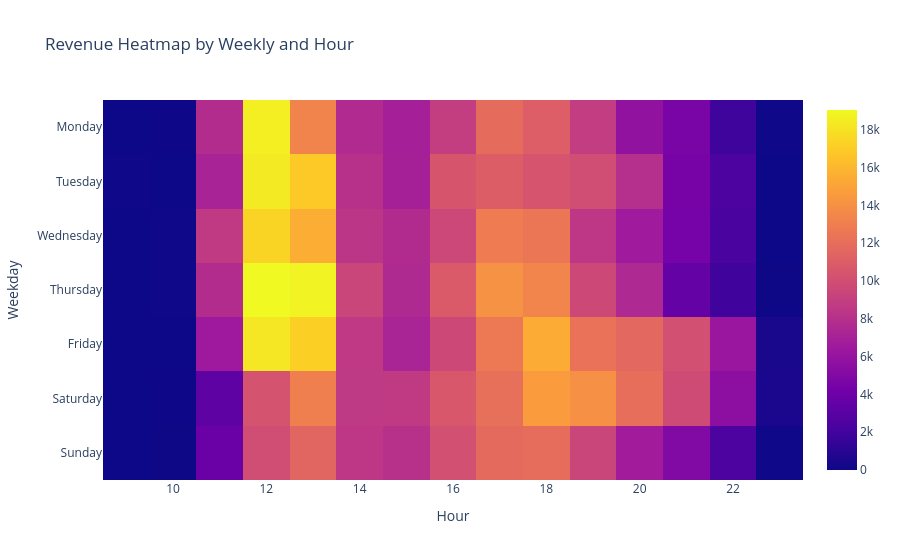

Source (notebook cell):
### Code cell
#visualisation
fig = px.imshow(heatmap_data, labels=dict(x="Hour", y="Weekday", colour="Revenue"),
                title="Revenue Heatmap by Weekly and Hour", aspect="auto")

fig.show()

### Figure 1 — Plotly figure (JSON) as saved in the notebook; plotly's stock layout.template omitted (floating-point values rounded to 4 significant figures)
{"data": [{"coloraxis": "coloraxis", "hovertemplate": "Hour: %{x}<br>Weekday: %{y}<br>color: %{z}<extra></extra>", "name": "0", "type": "heatmap", "x": [9, 10, 11, 12, 13, 14, 15, 16, 17, 18, 19, 20, 21, 22, 23], "xaxis": "x", "y": ["Monday", "Tuesday", "Wednesday", "Thursday", "Friday", "Saturday", "Sunday"], "yaxis": "y", "z": [[0.0, 50.25, 7767.0, 18600.0, 13290.0, 7615.0, 6869.0, 8908.0, 11890.0, 11040.0, 8854.0, 5866.0, 4638.0, 1869.0, 66.95], [83.0, 0.0, 7147.0, 18360.0, 16890.0, 8085.0, 6922.0, 10450.0, 10980.0, 10400.0, 9961.0, 7944.0, 4470.0, 2434.0, 0.0], [0.0, 76.65, 8686.0, 17360.0, 15480.0, 8382.0, 7677.0, 9580.0, 12790.0, 12520.0, 8495.0, 6545.0, 4439.0, 2378.0, 0.0], [0.0, 86.5, 7732.0, 19040.0, 18810.0, 9423.0, 7594.0, 10800.0, 14060.0, 13340.0, 9640.0, 7530.0, 3538.0, 1897.0, 44.0], [0.0, 0.0, 6449.0, 18230.0, 17140.0, 8583.0, 7182.0, 9642.0, 12620.0, 15440.0, 12290.0, 11660.0, 10130.0, 6274.0, 430.7], [0.0, 52.75, 3336.0, 10300.0, 13000.0, 8646.0, 8672.0, 10590.0, 12110.0, 14590.0, 13960.0, 12030.0, 9811.0, 5579.0, 509.9], [0.0, 37.5, 3819.0, 9989.0, 11450.0, 8467.0, 8076.0, 10090.0, 11780.0, 11960.0, 9436.0, 6639.0, 5001.0, 2384.0, 69.75]]}], "layout": {"coloraxis": {"colorscale": [[0, "#0d0887"], [0.1111, "#46039f"], [0.2222, "#7201a8"], [0.3333, "#9c179e"], [0.4444, "#bd3786"], [0.5556, "#d8576b"], [0.6667, "#ed7953"], [0.7778, "#fb9f3a"], [0.8889, "#fdca26"], [1, "#f0f921"]]}, "title": {"text": "Revenue Heatmap by Weekly and Hour"}, "xaxis": {"anchor": "y", "domain": [0, 1], "title": {"text": "Hour"}}, "yaxis": {"anchor": "x", "autorange": "reversed", "domain": [0, 1], "title": {"text": "Weekday"}}}}
